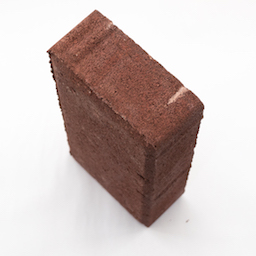
#> input picture FinalProject/rkoirala_easy.jpg, 256 x 256 px
$ python FinalProjectEasy.py
#> lines starting #> are read from the running program, lines starting #| are printed output that depends on the picture
import cv2
import matplotlib.pyplot as plt
import numpy as np

# Instructions to run your code
# open python Ide (I used pycharm)
# run the program ans you get RGB graph
# I saved it and named it as easy, medium and hard chart

# Description of what I did are in comments

# First I got the image and set it as img after that I split the image to blue, green, red.
img = cv2.imread('rkoirala_easy.jpg')
#> img is the input picture: shape (256, 256, 3); mean B, G, R 188.6, 191.6, 205.1
blue, green, red = cv2.split(img)
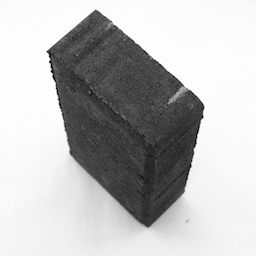
#> blue: shape (256, 256); min 0, max 255, mean 188.6
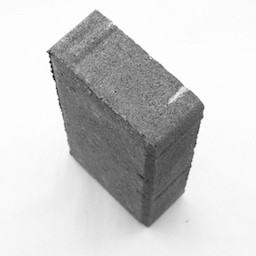
#> red: shape (256, 256); min 0, max 255, mean 205.1

cv2.imshow("Image", img)
# I was watching a video on opencv and saw it had calcHist function and since instructions said "you are free to do
# whatever you want" I decided to use calcHist to calculate and normalize the frequency by multiplying it by 256*256
histblue = (cv2.calcHist([blue], [0], None, [256], [0, 256])) / (256 * 256)
#> histblue = 256 values, max 0.131 at index 253, min 0 at index 7, mean 0.00391
histgreen = (cv2.calcHist([green], [0], None, [256], [0, 256])) / (256 * 256)
#> histgreen = 256 values, max 0.132 at index 253, min 0 at index 3, mean 0.00391
histred = (cv2.calcHist([red], [0], None, [256], [0, 256])) / (256 * 256)
#> histred = 256 values, max 0.133 at index 253, min 0 at index 3, mean 0.00391

# This makes it so that there are 3 plots and set the title as RGB Chart
fig, im = plt.subplots(3)
fig.suptitle('RGB Chart')

# This Plots the graph, first it creates the red frequency one, then green and blue in the end.
# I gave each histogram their specific color and also labeled it.
im[0].plot(histred, 'tab:red')
im[0].set_title("RED Plot")

im[1].plot(histgreen, 'tab:green')
im[1].set_title("Green Plot")

im[2].plot(histblue)
im[2].set_title("Blue Plot")

# This commented out makes it so all three graph would be plotted it in one,
# if you change fig, im = plt.subplots(3) <-- 3 to 4 it will plot all three in one

# im[3].set_title("All 3 RGB Chart")
# im[3].plot(histblue)
# im[3].plot(histgreen)
# im[3].plot(histred)

# This makes it so there is some space in between each chart and it also shows you the charts
plt.tight_layout()
plt.show()
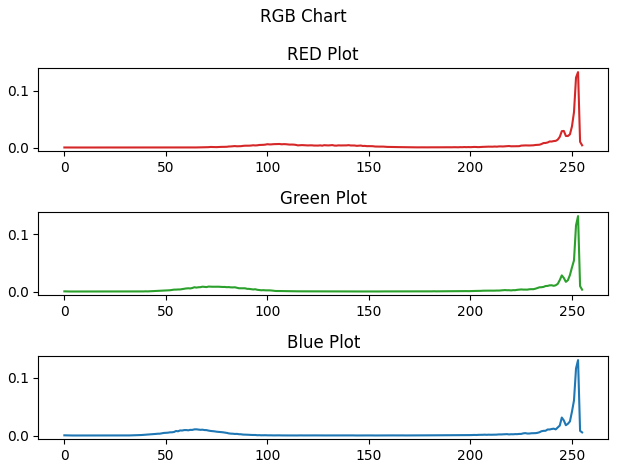
#> figure drawn by matplotlib, 3 panels; panel 1: curve peaks at x = 253, y = 0.133; panel 2: curve peaks at x = 253, y = 0.132; panel 3: curve peaks at x = 253, y = 0.131

$ run again, with FinalProject/ChartEasy.png saved as FinalProject/rkoirala_easy.jpg
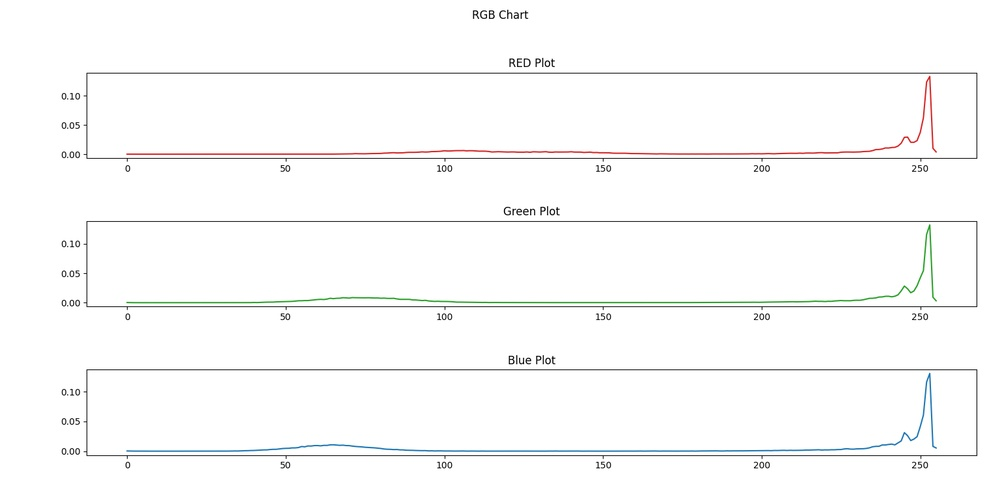
#> input picture FinalProject/ChartEasy.png, 1000 x 495 px, shrunk from 1536 x 761 before the run
#> img is the input picture: shape (495, 1000, 3); mean B, G, R 250.3, 250.5, 250.3
#> histblue = 256 values, max 6.74 at index 255, min 0 at index 1, mean 0.0295
#> histgreen = 256 values, max 6.8 at index 255, min 0 at index 1, mean 0.0295
#> histred = 256 values, max 6.75 at index 255, min 0 at index 1, mean 0.0295
#> `plt.show()`:
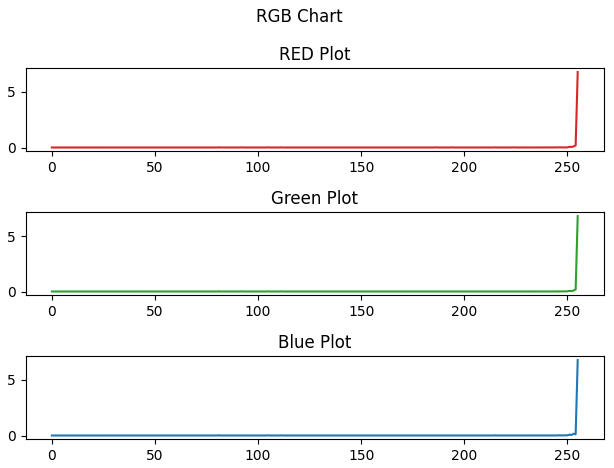
#> figure drawn by matplotlib, 3 panels; panel 1: curve peaks at x = 255, y = 6.75; panel 2: curve peaks at x = 255, y = 6.8; panel 3: curve peaks at x = 255, y = 6.74
